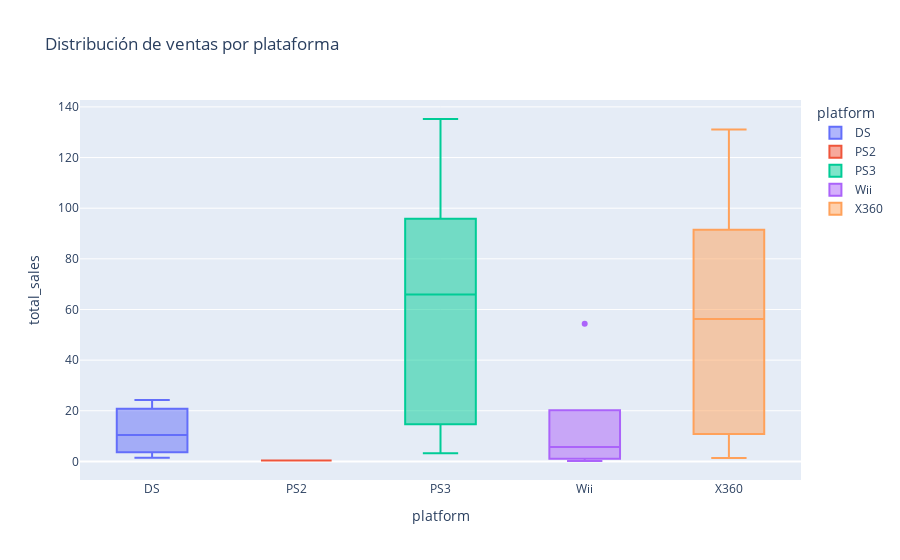

Notebook code cell kept with this figure:
### Markdown cell above
Vamos a análizar con diagramas de caja las ventas globales por plataforma teniendo en cuenta las plataformas más exitosas.

### Code cell
fig=px.box(bounded_data,x='platform',y='total_sales',title='Distribución de ventas por plataforma',color='platform')
fig.show()

### Figure 1 — Plotly figure (JSON) as saved in the notebook; plotly's stock layout.template omitted (floating-point values rounded to 4 significant figures)
{"data": [{"alignmentgroup": "True", "hovertemplate": "platform=%{x}<br>total_sales=%{y}<extra></extra>", "legendgroup": "DS", "marker": {"color": "#636efa"}, "name": "DS", "notched": false, "offsetgroup": "DS", "orientation": "v", "showlegend": true, "type": "box", "x": ["DS", "DS", "DS"], "x0": " ", "xaxis": "x", "y": [24.3, 10.42, 1.42], "y0": " ", "yaxis": "y"}, {"alignmentgroup": "True", "hovertemplate": "platform=%{x}<br>total_sales=%{y}<extra></extra>", "legendgroup": "PS2", "marker": {"color": "#EF553B"}, "name": "PS2", "notched": false, "offsetgroup": "PS2", "orientation": "v", "showlegend": true, "type": "box", "x": ["PS2"], "x0": " ", "xaxis": "x", "y": [0.35], "y0": " ", "yaxis": "y"}, {"alignmentgroup": "True", "hovertemplate": "platform=%{x}<br>total_sales=%{y}<extra></extra>", "legendgroup": "PS3", "marker": {"color": "#00cc96"}, "name": "PS3", "notched": false, "offsetgroup": "PS3", "orientation": "v", "showlegend": true, "type": "box", "x": ["PS3", "PS3", "PS3", "PS3", "PS3", "PS3"], "x0": " ", "xaxis": "x", "y": [135.2, 90.87, 95.85, 40.88, 14.7, 3.23], "y0": " ", "yaxis": "y"}, {"alignmentgroup": "True", "hovertemplate": "platform=%{x}<br>total_sales=%{y}<extra></extra>", "legendgroup": "Wii", "marker": {"color": "#ab63fa"}, "name": "Wii", "notched": false, "offsetgroup": "Wii", "orientation": "v", "showlegend": true, "type": "box", "x": ["Wii", "Wii", "Wii", "Wii", "Wii", "Wii"], "x0": " ", "xaxis": "x", "y": [54.37, 20.22, 7.87, 3.45, 1.05, 0.17], "y0": " ", "yaxis": "y"}, {"alignmentgroup": "True", "hovertemplate": "platform=%{x}<br>total_sales=%{y}<extra></extra>", "legendgroup": "X360", "marker": {"color": "#FFA15A"}, "name": "X360", "notched": false, "offsetgroup": "X360", "orientation": "v", "showlegend": true, "type": "box", "x": ["X360", "X360", "X360", "X360", "X360", "X360"], "x0": " ", "xaxis": "x", "y": [131.1, 91.45, 80.82, 31.61, 10.86, 1.4], "y0": " ", "yaxis": "y"}], "layout": {"boxmode": "overlay", "legend": {"title": {"text": "platform"}, "tracegroupgap": 0}, "title": {"text": "Distribución de ventas por plataforma"}, "xaxis": {"anchor": "y", "categoryarray": ["DS", "PS2", "PS3", "Wii", "X360"], "categoryorder": "array", "domain": [0, 1], "title": {"text": "platform"}}, "yaxis": {"anchor": "x", "domain": [0, 1], "title": {"text": "total_sales"}}}}
